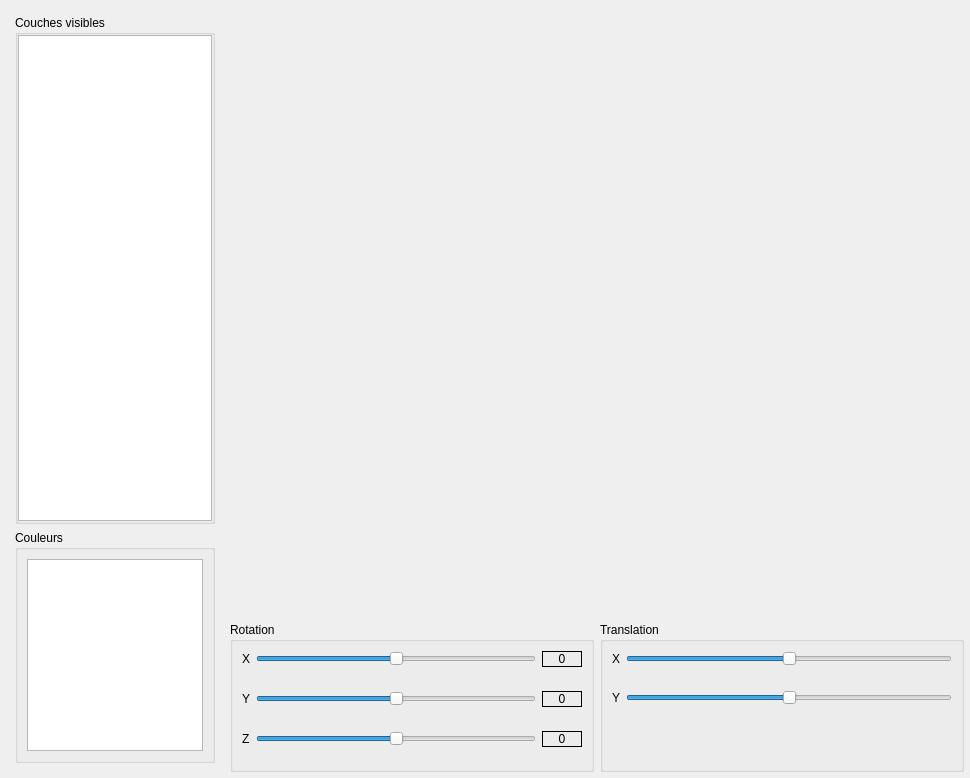
<?xml version="1.0" encoding="UTF-8"?>
<ui version="4.0">
 <class>C3dPreview</class>
 <widget class="QDialog" name="C3dPreview">
  <property name="geometry">
   <rect>
    <x>0</x>
    <y>0</y>
    <width>970</width>
    <height>778</height>
   </rect>
  </property>
  <property name="windowTitle">
   <string>Aperçu 3d</string>
  </property>
  <layout class="QHBoxLayout" name="horizontalLayout">
   <property name="leftMargin">
    <number>6</number>
   </property>
   <property name="topMargin">
    <number>6</number>
   </property>
   <property name="rightMargin">
    <number>6</number>
   </property>
   <property name="bottomMargin">
    <number>6</number>
   </property>
   <item>
    <widget class="QWidget" name="widget" native="true">
     <layout class="QVBoxLayout" name="verticalLayout_4">
      <item>
       <widget class="QGroupBox" name="gbLayer">
        <property name="sizePolicy">
         <sizepolicy hsizetype="Fixed" vsizetype="Preferred">
          <horstretch>0</horstretch>
          <verstretch>0</verstretch>
         </sizepolicy>
        </property>
        <property name="minimumSize">
         <size>
          <width>200</width>
          <height>0</height>
         </size>
        </property>
        <property name="maximumSize">
         <size>
          <width>200</width>
          <height>16777215</height>
         </size>
        </property>
        <property name="title">
         <string>Couches visibles</string>
        </property>
        <layout class="QVBoxLayout" name="verticalLayout">
         <property name="leftMargin">
          <number>0</number>
         </property>
         <property name="topMargin">
          <number>0</number>
         </property>
         <property name="rightMargin">
          <number>0</number>
         </property>
         <property name="bottomMargin">
          <number>0</number>
         </property>
         <item>
          <widget class="QListWidget" name="lvLayers">
           <property name="contextMenuPolicy">
            <enum>Qt::CustomContextMenu</enum>
           </property>
           <property name="sortingEnabled">
            <bool>true</bool>
           </property>
          </widget>
         </item>
        </layout>
       </widget>
      </item>
      <item>
       <widget class="QGroupBox" name="gbColors">
        <property name="sizePolicy">
         <sizepolicy hsizetype="Fixed" vsizetype="Preferred">
          <horstretch>0</horstretch>
          <verstretch>0</verstretch>
         </sizepolicy>
        </property>
        <property name="minimumSize">
         <size>
          <width>200</width>
          <height>0</height>
         </size>
        </property>
        <property name="maximumSize">
         <size>
          <width>200</width>
          <height>16777215</height>
         </size>
        </property>
        <property name="title">
         <string>Couleurs</string>
        </property>
        <layout class="QVBoxLayout" name="verticalLayout_5">
         <item>
          <widget class="QListWidget" name="lvColors">
           <property name="sizePolicy">
            <sizepolicy hsizetype="Expanding" vsizetype="Minimum">
             <horstretch>0</horstretch>
             <verstretch>0</verstretch>
            </sizepolicy>
           </property>
           <property name="contextMenuPolicy">
            <enum>Qt::CustomContextMenu</enum>
           </property>
          </widget>
         </item>
        </layout>
       </widget>
      </item>
     </layout>
    </widget>
   </item>
   <item>
    <widget class="QWidget" name="widget_2" native="true">
     <layout class="QVBoxLayout" name="verticalLayout_2">
      <property name="leftMargin">
       <number>0</number>
      </property>
      <property name="topMargin">
       <number>0</number>
      </property>
      <property name="rightMargin">
       <number>0</number>
      </property>
      <property name="bottomMargin">
       <number>0</number>
      </property>
      <item>
       <widget class="C3dView" name="w3d" native="true">
        <property name="sizePolicy">
         <sizepolicy hsizetype="Preferred" vsizetype="Expanding">
          <horstretch>0</horstretch>
          <verstretch>0</verstretch>
         </sizepolicy>
        </property>
       </widget>
      </item>
      <item>
       <widget class="QWidget" name="widget_6" native="true">
        <property name="sizePolicy">
         <sizepolicy hsizetype="Preferred" vsizetype="Minimum">
          <horstretch>0</horstretch>
          <verstretch>0</verstretch>
         </sizepolicy>
        </property>
        <layout class="QHBoxLayout" name="horizontalLayout_5">
         <property name="leftMargin">
          <number>0</number>
         </property>
         <property name="topMargin">
          <number>0</number>
         </property>
         <property name="rightMargin">
          <number>0</number>
         </property>
         <property name="bottomMargin">
          <number>0</number>
         </property>
         <item>
          <widget class="QGroupBox" name="gbRotate">
           <property name="sizePolicy">
            <sizepolicy hsizetype="Preferred" vsizetype="Fixed">
             <horstretch>0</horstretch>
             <verstretch>0</verstretch>
            </sizepolicy>
           </property>
           <property name="minimumSize">
            <size>
             <width>0</width>
             <height>150</height>
            </size>
           </property>
           <property name="maximumSize">
            <size>
             <width>16777215</width>
             <height>150</height>
            </size>
           </property>
           <property name="title">
            <string>Rotation</string>
           </property>
           <layout class="QVBoxLayout" name="verticalLayout_3">
            <property name="leftMargin">
             <number>0</number>
            </property>
            <property name="topMargin">
             <number>0</number>
            </property>
            <property name="rightMargin">
             <number>0</number>
            </property>
            <property name="bottomMargin">
             <number>0</number>
            </property>
            <item>
             <widget class="QWidget" name="widget_3" native="true">
              <layout class="QHBoxLayout" name="horizontalLayout_2">
               <item>
                <widget class="QLabel" name="lbX">
                 <property name="text">
                  <string>X</string>
                 </property>
                </widget>
               </item>
               <item>
                <widget class="QSlider" name="hsX">
                 <property name="minimum">
                  <number>-180</number>
                 </property>
                 <property name="maximum">
                  <number>180</number>
                 </property>
                 <property name="tracking">
                  <bool>true</bool>
                 </property>
                 <property name="orientation">
                  <enum>Qt::Horizontal</enum>
                 </property>
                 <property name="invertedAppearance">
                  <bool>false</bool>
                 </property>
                 <property name="invertedControls">
                  <bool>false</bool>
                 </property>
                </widget>
               </item>
               <item>
                <widget class="QLabel" name="lbValueX">
                 <property name="sizePolicy">
                  <sizepolicy hsizetype="Fixed" vsizetype="Preferred">
                   <horstretch>40</horstretch>
                   <verstretch>0</verstretch>
                  </sizepolicy>
                 </property>
                 <property name="minimumSize">
                  <size>
                   <width>40</width>
                   <height>0</height>
                  </size>
                 </property>
                 <property name="frameShape">
                  <enum>QFrame::Panel</enum>
                 </property>
                 <property name="text">
                  <string>0</string>
                 </property>
                 <property name="alignment">
                  <set>Qt::AlignCenter</set>
                 </property>
                </widget>
               </item>
              </layout>
             </widget>
            </item>
            <item>
             <widget class="QWidget" name="widget_4" native="true">
              <layout class="QHBoxLayout" name="horizontalLayout_3">
               <item>
                <widget class="QLabel" name="lbY">
                 <property name="text">
                  <string>Y</string>
                 </property>
                </widget>
               </item>
               <item>
                <widget class="QSlider" name="hsY">
                 <property name="minimum">
                  <number>-180</number>
                 </property>
                 <property name="maximum">
                  <number>180</number>
                 </property>
                 <property name="orientation">
                  <enum>Qt::Horizontal</enum>
                 </property>
                </widget>
               </item>
               <item>
                <widget class="QLabel" name="lbValueY">
                 <property name="sizePolicy">
                  <sizepolicy hsizetype="Fixed" vsizetype="Preferred">
                   <horstretch>0</horstretch>
                   <verstretch>0</verstretch>
                  </sizepolicy>
                 </property>
                 <property name="minimumSize">
                  <size>
                   <width>40</width>
                   <height>0</height>
                  </size>
                 </property>
                 <property name="maximumSize">
                  <size>
                   <width>40</width>
                   <height>16777215</height>
                  </size>
                 </property>
                 <property name="frameShape">
                  <enum>QFrame::Panel</enum>
                 </property>
                 <property name="text">
                  <string>0</string>
                 </property>
                 <property name="alignment">
                  <set>Qt::AlignCenter</set>
                 </property>
                </widget>
               </item>
              </layout>
             </widget>
            </item>
            <item>
             <widget class="QWidget" name="widget_5" native="true">
              <layout class="QHBoxLayout" name="horizontalLayout_4">
               <item>
                <widget class="QLabel" name="lbZ">
                 <property name="text">
                  <string>Z</string>
                 </property>
                </widget>
               </item>
               <item>
                <widget class="QSlider" name="hsZ">
                 <property name="minimum">
                  <number>-180</number>
                 </property>
                 <property name="maximum">
                  <number>180</number>
                 </property>
                 <property name="tracking">
                  <bool>true</bool>
                 </property>
                 <property name="orientation">
                  <enum>Qt::Horizontal</enum>
                 </property>
                </widget>
               </item>
               <item>
                <widget class="QLabel" name="lbValueZ">
                 <property name="sizePolicy">
                  <sizepolicy hsizetype="Fixed" vsizetype="Preferred">
                   <horstretch>0</horstretch>
                   <verstretch>0</verstretch>
                  </sizepolicy>
                 </property>
                 <property name="minimumSize">
                  <size>
                   <width>40</width>
                   <height>0</height>
                  </size>
                 </property>
                 <property name="maximumSize">
                  <size>
                   <width>40</width>
                   <height>16777215</height>
                  </size>
                 </property>
                 <property name="frameShape">
                  <enum>QFrame::Panel</enum>
                 </property>
                 <property name="text">
                  <string>0</string>
                 </property>
                 <property name="alignment">
                  <set>Qt::AlignCenter</set>
                 </property>
                </widget>
               </item>
              </layout>
             </widget>
            </item>
            <item>
             <spacer name="verticalSpacer">
              <property name="orientation">
               <enum>Qt::Vertical</enum>
              </property>
              <property name="sizeHint" stdset="0">
               <size>
                <width>20</width>
                <height>40</height>
               </size>
              </property>
             </spacer>
            </item>
           </layout>
          </widget>
         </item>
         <item>
          <widget class="QGroupBox" name="gbTranslate">
           <property name="sizePolicy">
            <sizepolicy hsizetype="Preferred" vsizetype="Fixed">
             <horstretch>0</horstretch>
             <verstretch>0</verstretch>
            </sizepolicy>
           </property>
           <property name="minimumSize">
            <size>
             <width>0</width>
             <height>150</height>
            </size>
           </property>
           <property name="maximumSize">
            <size>
             <width>16777215</width>
             <height>150</height>
            </size>
           </property>
           <property name="title">
            <string>Translation</string>
           </property>
           <layout class="QVBoxLayout" name="verticalLayout_6">
            <property name="leftMargin">
             <number>0</number>
            </property>
            <property name="topMargin">
             <number>0</number>
            </property>
            <property name="rightMargin">
             <number>0</number>
            </property>
            <property name="bottomMargin">
             <number>0</number>
            </property>
            <item>
             <widget class="QWidget" name="widget_7" native="true">
              <layout class="QHBoxLayout" name="horizontalLayout_6">
               <item>
                <widget class="QLabel" name="lbTX">
                 <property name="text">
                  <string>X</string>
                 </property>
                </widget>
               </item>
               <item>
                <widget class="QSlider" name="hsLX">
                 <property name="minimum">
                  <number>-100</number>
                 </property>
                 <property name="maximum">
                  <number>100</number>
                 </property>
                 <property name="orientation">
                  <enum>Qt::Horizontal</enum>
                 </property>
                </widget>
               </item>
              </layout>
             </widget>
            </item>
            <item>
             <widget class="QWidget" name="widget_8" native="true">
              <layout class="QHBoxLayout" name="horizontalLayout_7">
               <item>
                <widget class="QLabel" name="lbLY">
                 <property name="text">
                  <string>Y</string>
                 </property>
                </widget>
               </item>
               <item>
                <widget class="QSlider" name="hsLY">
                 <property name="minimum">
                  <number>-100</number>
                 </property>
                 <property name="maximum">
                  <number>100</number>
                 </property>
                 <property name="orientation">
                  <enum>Qt::Horizontal</enum>
                 </property>
                </widget>
               </item>
              </layout>
             </widget>
            </item>
            <item>
             <spacer name="verticalSpacer_2">
              <property name="orientation">
               <enum>Qt::Vertical</enum>
              </property>
              <property name="sizeHint" stdset="0">
               <size>
                <width>20</width>
                <height>40</height>
               </size>
              </property>
             </spacer>
            </item>
           </layout>
          </widget>
         </item>
        </layout>
       </widget>
      </item>
     </layout>
    </widget>
   </item>
  </layout>
 </widget>
 <customwidgets>
  <customwidget>
   <class>C3dView</class>
   <extends>QWidget</extends>
   <header>C3dView.h</header>
   <container>1</container>
  </customwidget>
 </customwidgets>
 <resources/>
 <connections/>
</ui>
